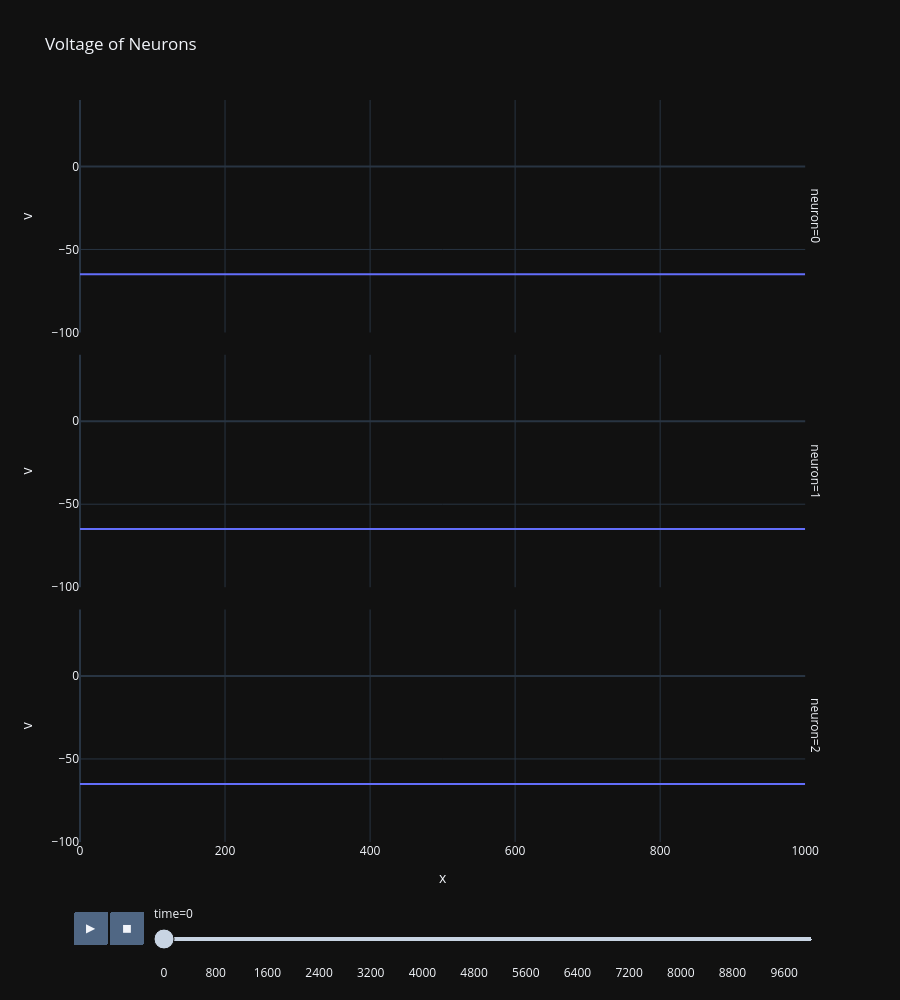

The code cell stored with this chart in its notebook:
### Code cell
fig = px.line(df, x="x", y="v", animation_frame="time", title="Voltage of Neurons", facet_row="neuron", range_y=[-100, 40])
fig.update_layout(height=1000)
fig.show()

### Figure 1 — Plotly figure (JSON) as saved in the notebook; plotly's stock layout.template omitted (floating-point values rounded to 4 significant figures)
{"data": [{"hovertemplate": "time=0<br>neuron=0<br>x=%{x}<br>v=%{y}<extra></extra>", "legendgroup": "", "line": {"color": "#636efa", "dash": "solid"}, "marker": {"symbol": "circle"}, "mode": "lines", "name": "", "orientation": "v", "showlegend": false, "x": [0.0, 20.0, 40.0, 60.0, 80.0, 100.0, 120.0, 140.0, 160.0, 180.0, 200.0, 220.0, 240.0, 260.0, 280.0, 300.0, 320.0, 340.0, 360.0, 380.0, 400.0, 420.0, 440.0, 460.0, 480.0, 500.0, 520.0, 540.0, 560.0, 580.0, 600.0, 620.0, 640.0, 660.0, 680.0, 700.0, 720.0, 740.0, 760.0, 780.0, 800.0, 820.0, 840.0, 860.0, 880.0, 900.0, 920.0, 940.0, 960.0, 980.0, 1000.0], "xaxis": "x3", "y": [-65.0, -65.0, -65.0, -65.0, -65.0, -65.0, -65.0, -65.0, -65.0, -65.0, -65.0, -65.0, -65.0, -65.0, -65.0, -65.0, -65.0, -65.0, -65.0, -65.0, -65.0, -65.0, -65.0, -65.0, -65.0, -65.0, -65.0, -65.0, -65.0, -65.0, -65.0, -65.0, -65.0, -65.0, -65.0, -65.0, -65.0, -65.0, -65.0, -65.0, -65.0, -65.0, -65.0, -65.0, -65.0, -65.0, -65.0, -65.0, -65.0, -65.0, -65.0], "yaxis": "y3", "type": "scatter"}, {"hovertemplate": "time=0<br>neuron=1<br>x=%{x}<br>v=%{y}<extra></extra>", "legendgroup": "", "line": {"color": "#636efa", "dash": "solid"}, "marker": {"symbol": "circle"}, "mode": "lines", "name": "", "orientation": "v", "showlegend": false, "x": [0.0, 20.0, 40.0, 60.0, 80.0, 100.0, 120.0, 140.0, 160.0, 180.0, 200.0, 220.0, 240.0, 260.0, 280.0, 300.0, 320.0, 340.0, 360.0, 380.0, 400.0, 420.0, 440.0, 460.0, 480.0, 500.0, 520.0, 540.0, 560.0, 580.0, 600.0, 620.0, 640.0, 660.0, 680.0, 700.0, 720.0, 740.0, 760.0, 780.0, 800.0, 820.0, 840.0, 860.0, 880.0, 900.0, 920.0, 940.0, 960.0, 980.0, 1000.0], "xaxis": "x2", "y": [-65.0, -65.0, -65.0, -65.0, -65.0, -65.0, -65.0, -65.0, -65.0, -65.0, -65.0, -65.0, -65.0, -65.0, -65.0, -65.0, -65.0, -65.0, -65.0, -65.0, -65.0, -65.0, -65.0, -65.0, -65.0, -65.0, -65.0, -65.0, -65.0, -65.0, -65.0, -65.0, -65.0, -65.0, -65.0, -65.0, -65.0, -65.0, -65.0, -65.0, -65.0, -65.0, -65.0, -65.0, -65.0, -65.0, -65.0, -65.0, -65.0, -65.0, -65.0], "yaxis": "y2", "type": "scatter"}, {"hovertemplate": "time=0<br>neuron=2<br>x=%{x}<br>v=%{y}<extra></extra>", "legendgroup": "", "line": {"color": "#636efa", "dash": "solid"}, "marker": {"symbol": "circle"}, "mode": "lines", "name": "", "orientation": "v", "showlegend": false, "x": [0.0, 20.0, 40.0, 60.0, 80.0, 100.0, 120.0, 140.0, 160.0, 180.0, 200.0, 220.0, 240.0, 260.0, 280.0, 300.0, 320.0, 340.0, 360.0, 380.0, 400.0, 420.0, 440.0, 460.0, 480.0, 500.0, 520.0, 540.0, 560.0, 580.0, 600.0, 620.0, 640.0, 660.0, 680.0, 700.0, 720.0, 740.0, 760.0, 780.0, 800.0, 820.0, 840.0, 860.0, 880.0, 900.0, 920.0, 940.0, 960.0, 980.0, 1000.0], "xaxis": "x", "y": [-65.0, -65.0, -65.0, -65.0, -65.0, -65.0, -65.0, -65.0, -65.0, -65.0, -65.0, -65.0, -65.0, -65.0, -65.0, -65.0, -65.0, -65.0, -65.0, -65.0, -65.0, -65.0, -65.0, -65.0, -65.0, -65.0, -65.0, -65.0, -65.0, -65.0, -65.0, -65.0, -65.0, -65.0, -65.0, -65.0, -65.0, -65.0, -65.0, -65.0, -65.0, -65.0, -65.0, -65.0, -65.0, -65.0, -65.0, -65.0, -65.0, -65.0, -65.0], "yaxis": "y", "type": "scatter"}], "layout": {"xaxis": {"anchor": "y", "domain": [0.0, 0.98], "title": {"text": "x"}}, "yaxis": {"anchor": "x", "domain": [0.0, 0.3133], "title": {"text": "v"}, "range": [-100, 40]}, "xaxis2": {"anchor": "y2", "domain": [0.0, 0.98], "matches": "x", "showticklabels": false}, "yaxis2": {"anchor": "x2", "domain": [0.3433, 0.6567], "matches": "y", "title": {"text": "v"}, "range": [-100, 40]}, "xaxis3": {"anchor": "y3", "domain": [0.0, 0.98], "matches": "x", "showticklabels": false}, "yaxis3": {"anchor": "x3", "domain": [0.6867, 1.0], "matches": "y", "title": {"text": "v"}, "range": [-100, 40]}, "annotations": [{"font": {}, "showarrow": false, "text": "neuron=2", "textangle": 90, "x": 0.98, "xanchor": "left", "xref": "paper", "y": 0.1567, "yanchor": "middle", "yref": "paper"}, {"font": {}, "showarrow": false, "text": "neuron=1", "textangle": 90, "x": 0.98, "xanchor": "left", "xref": "paper", "y": 0.5, "yanchor": "middle", "yref": "paper"}, {"font": {}, "showarrow": false, "text": "neuron=0", "textangle": 90, "x": 0.98, "xanchor": "left", "xref": "paper", "y": 0.8433, "yanchor": "middle", "yref": "paper"}], "legend": {"tracegroupgap": 0}, "title": {"text": "Voltage of Neurons"}, "updatemenus": [{"buttons": [{"args": [null, {"frame": {"duration": 500, "redraw": false}, "mode": "immediate", "fromcurrent": true, "transition": {"duration": 500, "easing": "linear"}}], "label": "&#9654;", "method": "animate"}, {"args": [[null], {"frame": {"duration": 0, "redraw": false}, "mode": "immediate", "fromcurrent": true, "transition": {"duration": 0, "easing": "linear"}}], "label": "&#9724;", "method": "animate"}], "direction": "left", "pad": {"r": 10, "t": 70}, "showactive": false, "type": "buttons", "x": 0.1, "xanchor": "right", "y": 0, "yanchor": "top"}], "sliders": [{"active": 0, "currentvalue": {"prefix": "time="}, "len": 0.9, "pad": {"b": 10, "t": 60}, "steps": [{"args": [["0"], {"frame": {"duration": 0, "redraw": false}, "mode": "immediate", "fromcurrent": true, "transition": {"duration": 0, "easing": "linear"}}], "label": "0", "method": "animate"}, {"args": [["200"], {"frame": {"duration": 0, "redraw": false}, "mode": "immediate", "fromcurrent": true, "transition": {"duration": 0, "easing": "linear"}}], "label": "200", "method": "animate"}, {"args": [["400"], {"frame": {"duration": 0, "redraw": false}, "mode": "immediate", "fromcurrent": true, "transition": {"duration": 0, "easing": "linear"}}], "label": "400", "method": "animate"}, {"args": [["600"], {"frame": {"duration": 0, "redraw": false}, "mode": "immediate", "fromcurrent": true, "transition": {"duration": 0, "easing": "linear"}}], "label": "600", "method": "animate"}, {"args": [["800"], {"frame": {"duration": 0, "redraw": false}, "mode": "immediate", "fromcurrent": true, "transition": {"duration": 0, "easing": "linear"}}], "label": "800", "method": "animate"}, {"args": [["1000"], {"frame": {"duration": 0, "redraw": false}, "mode": "immediate", "fromcurrent": true, "transition": {"duration": 0, "easing": "linear"}}], "label": "1000", "method": "animate"}, {"args": [["1200"], {"frame": {"duration": 0, "redraw": false}, "mode": "immediate", "fromcurrent": true, "transition": {"duration": 0, "easing": "linear"}}], "label": "1200", "method": "animate"}, {"args": [["1400"], {"frame": {"duration": 0, "redraw": false}, "mode": "immediate", "fromcurrent": true, "transition": {"duration": 0, "easing": "linear"}}], "label": "1400", "method": "animate"}, {"args": [["1600"], {"frame": {"duration": 0, "redraw": false}, "mode": "immediate", "fromcurrent": true, "transition": {"duration": 0, "easing": "linear"}}], "label": "1600", "method": "animate"}, {"args": [["1800"], {"frame": {"duration": 0, "redraw": false}, "mode": "immediate", "fromcurrent": true, "transition": {"duration": 0, "easing": "linear"}}], "label": "1800", "method": "animate"}, {"args": [["2000"], {"frame": {"duration": 0, "redraw": false}, "mode": "immediate", "fromcurrent": true, "transition": {"duration": 0, "easing": "linear"}}], "label": "2000", "method": "animate"}, {"args": [["2200"], {"frame": {"duration": 0, "redraw": false}, "mode": "immediate", "fromcurrent": true, "transition": {"duration": 0, "easing": "linear"}}], "label": "2200", "method": "animate"}, {"args": [["2400"], {"frame": {"duration": 0, "redraw": false}, "mode": "immediate", "fromcurrent": true, "transition": {"duration": 0, "easing": "linear"}}], "label": "2400", "method": "animate"}, {"args": [["2600"], {"frame": {"duration": 0, "redraw": false}, "mode": "immediate", "fromcurrent": true, "transition": {"duration": 0, "easing": "linear"}}], "label": "2600", "method": "animate"}, {"args": [["2800"], {"frame": {"duration": 0, "redraw": false}, "mode": "immediate", "fromcurrent": true, "transition": {"duration": 0, "easing": "linear"}}], "label": "2800", "method": "animate"}, {"args": [["3000"], {"frame": {"duration": 0, "redraw": false}, "mode": "immediate", "fromcurrent": true, "transition": {"duration": 0, "easing": "linear"}}], "label": "3000", "method": "animate"}, {"args": [["3200"], {"frame": {"duration": 0, "redraw": false}, "mode": "immediate", "fromcurrent": true, "transition": {"duration": 0, "easing": "linear"}}], "label": "3200", "method": "animate"}, {"args": [["3400"], {"frame": {"duration": 0, "redraw": false}, "mode": "immediate", "fromcurrent": true, "transition": {"duration": 0, "easing": "linear"}}], "label": "3400", "method": "animate"}, {"args": [["3600"], {"frame": {"duration": 0, "redraw": false}, "mode": "immediate", "fromcurrent": true, "transition": {"duration": 0, "easing": "linear"}}], "label": "3600", "method": "animate"}, {"args": [["3800"], {"frame": {"duration": 0, "redraw": false}, "mode": "immediate", "fromcurrent": true, "transition": {"duration": 0, "easing": "linear"}}], "label": "3800", "method": "animate"}, {"args": [["4000"], {"frame": {"duration": 0, "redraw": false}, "mode": "immediate", "fromcurrent": true, "transition": {"duration": 0, "easing": "linear"}}], "label": "4000", "method": "animate"}, {"args": [["4200"], {"frame": {"duration": 0, "redraw": false}, "mode": "immediate", "fromcurrent": true, "transition": {"duration": 0, "easing": "linear"}}], "label": "4200", "method": "animate"}, {"args": [["4400"], {"frame": {"duration": 0, "redraw": false}, "mode": "immediate", "fromcurrent": true, "transition": {"duration": 0, "easing": "linear"}}], "label": "4400", "method": "animate"}, {"args": [["4600"], {"frame": {"duration": 0, "redraw": false}, "mode": "immediate", "fromcurrent": true, "transition": {"duration": 0, "easing": "linear"}}], "label": "4600", "method": "animate"}, {"args": [["4800"], {"frame": {"duration": 0, "redraw": false}, "mode": "immediate", "fromcurrent": true, "transition": {"duration": 0, "easing": "linear"}}], "label": "4800", "method": "animate"}, {"args": [["5000"], {"frame": {"duration": 0, "redraw": false}, "mode": "immediate", "fromcurrent": true, "transition": {"duration": 0, "easing": "linear"}}], "label": "5000", "method": "animate"}, {"args": [["5200"], {"frame": {"duration": 0, "redraw": false}, "mode": "immediate", "fromcurrent": true, "transition": {"duration": 0, "easing": "linear"}}], "label": "5200", "method": "animate"}, {"args": [["5400"], {"frame": {"duration": 0, "redraw": false}, "mode": "immediate", "fromcurrent": true, "transition": {"duration": 0, "easing": "linear"}}], "label": "5400", "method": "animate"}, {"args": [["5600"], {"frame": {"duration": 0, "redraw": false}, "mode": "immediate", "fromcurrent": true, "transition": {"duration": 0, "easing": "linear"}}], "label": "5600", "method": "animate"}, {"args": [["5800"], {"frame": {"duration": 0, "redraw": false}, "mode": "immediate", "fromcurrent": true, "transition": {"duration": 0, "easing": "linear"}}], "label": "5800", "method": "animate"}, {"args": [["6000"], {"frame": {"duration": 0, "redraw": false}, "mode": "immediate", "fromcurrent": true, "transition": {"duration": 0, "easing": "linear"}}], "label": "6000", "method": "animate"}, {"args": [["6200"], {"frame": {"duration": 0, "redraw": false}, "mode": "immediate", "fromcurrent": true, "transition": {"duration": 0, "easing": "linear"}}], "label": "6200", "method": "animate"}, {"args": [["6400"], {"frame": {"duration": 0, "redraw": false}, "mode": "immediate", "fromcurrent": true, "transition": {"duration": 0, "easing": "linear"}}], "label": "6400", "method": "animate"}, {"args": [["6600"], {"frame": {"duration": 0, "redraw": false}, "mode": "immediate", "fromcurrent": true, "transition": {"duration": 0, "easing": "linear"}}], "label": "6600", "method": "animate"}, {"args": [["6800"], {"frame": {"duration": 0, "redraw": false}, "mode": "immediate", "fromcurrent": true, "transition": {"duration": 0, "easing": "linear"}}], "label": "6800", "method": "animate"}, {"args": [["7000"], {"frame": {"duration": 0, "redraw": false}, "mode": "immediate", "fromcurrent": true, "transition": {"duration": 0, "easing": "linear"}}], "label": "7000", "method": "animate"}, {"args": [["7200"], {"frame": {"duration": 0, "redraw": false}, "mode": "immediate", "fromcurrent": true, "transition": {"duration": 0, "easing": "linear"}}], "label": "7200", "method": "animate"}, {"args": [["7400"], {"frame": {"duration": 0, "redraw": false}, "mode": "immediate", "fromcurrent": true, "transition": {"duration": 0, "easing": "linear"}}], "label": "7400", "method": "animate"}, {"args": [["7600"], {"frame": {"duration": 0, "redraw": false}, "mode": "immediate", "fromcurrent": true, "transition": {"duration": 0, "easing": "linear"}}], "label": "7600", "method": "animate"}, {"args": [["7800"], {"frame": {"duration": 0, "redraw": false}, "mode": "immediate", "fromcurrent": true, "transition": {"duration": 0, "easing": "linear"}}], "label": "7800", "method": "animate"}, {"args": [["8000"], {"frame": {"duration": 0, "redraw": false}, "mode": "immediate", "fromcurrent": true, "transition": {"duration": 0, "easing": "linear"}}], "label": "8000", "method": "animate"}, {"args": [["8200"], {"frame": {"duration": 0, "redraw": false}, "mode": "immediate", "fromcurrent": true, "transition": {"duration": 0, "easing": "linear"}}], "label": "8200", "method": "animate"}, {"args": [["8400"], {"frame": {"duration": 0, "redraw": false}, "mode": "immediate", "fromcurrent": true, "transition": {"duration": 0, "easing": "linear"}}], "label": "8400", "method": "animate"}, {"args": [["8600"], {"frame": {"duration": 0, "redraw": false}, "mode": "immediate", "fromcurrent": true, "transition": {"duration": 0, "easing": "linear"}}], "label": "8600", "method": "animate"}, {"args": [["8800"], {"frame": {"duration": 0, "redraw": false}, "mode": "immediate", "fromcurrent": true, "transition": {"duration": 0, "easing": "linear"}}], "label": "8800", "method": "animate"}, {"args": [["9000"], {"frame": {"duration": 0, "redraw": false}, "mode": "immediate", "fromcurrent": true, "transition": {"duration": 0, "easing": "linear"}}], "label": "9000", "method": "animate"}, {"args": [["9200"], {"frame": {"duration": 0, "redraw": false}, "mode": "immediate", "fromcurrent": true, "transition": {"duration": 0, "easing": "linear"}}], "label": "9200", "method": "animate"}, {"args": [["9400"], {"frame": {"duration": 0, "redraw": false}, "mode": "immediate", "fromcurrent": true, "transition": {"duration": 0, "easing": "linear"}}], "label": "9400", "method": "animate"}, {"args": [["9600"], {"frame": {"duration": 0, "redraw": false}, "mode": "immediate", "fromcurrent": true, "transition": {"duration": 0, "easing": "linear"}}], "label": "9600", "method": "animate"}, {"args": [["9800"], {"frame": {"duration": 0, "redraw": false}, "mode": "immediate", "fromcurrent": true, "transition": {"duration": 0, "easing": "linear"}}], "label": "9800", "method": "animate"}, {"args": [["10000"], {"frame": {"duration": 0, "redraw": false}, "mode": "immediate", "fromcurrent": true, "transition": {"duration": 0, "easing": "linear"}}], "label": "10000", "method": "animate"}], "x": 0.1, "xanchor": "left", "y": 0, "yanchor": "top"}], "height": 1000}}
